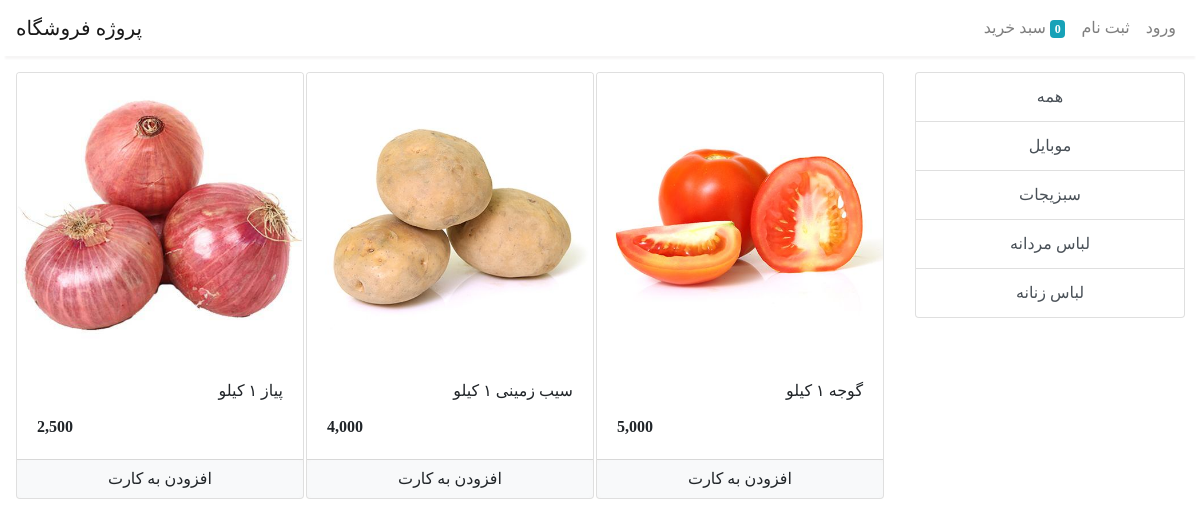
The page /store?category=6 on the database its author committed.
### store/models/category.py (models this page shows, shortened)
class Category(models.Model):
    name = models.CharField(max_length=20,verbose_name="نام ")
    @staticmethod
    def get_all_categories():
        return Category.objects.all()
    class Meta:
        verbose_name = "دسته"
        verbose_name_plural ="دسته ها"

### store/models/product.py (models this page shows, shortened)
class Product(models.Model):
    name = models.CharField(max_length=50,verbose_name="نام")
    price = models.IntegerField(default=0,verbose_name="قیمت")
    category = models.ForeignKey(Category, on_delete=models.CASCADE, default=1,verbose_name="دسته")
    description = models.CharField(max_length=200, default='' , null=True , blank=True,verbose_name="توصیف")
    image = models.ImageField(upload_to='uploads/products/',verbose_name="عکس")
    @staticmethod
    def get_all_products_by_categoryid(category_id):
        if category_id:
            return Product.objects.filter(category = category_id)
        else:
            return Product.get_all_products();
    class Meta:
        verbose_name = "کالا"
        verbose_name_plural ="کالا ها"

### store/views/home.py (the view)
# urls.py: path('' , include('store.urls'))
def store(request):
    cart = request.session.get('cart')
    if not cart:
        request.session['cart'] = {}
    products = None
    categories = Category.get_all_categories()
    categoryID = request.GET.get('category')
    if categoryID:
        products = Product.get_all_products_by_categoryid(categoryID)
    else:
        products = Product.get_all_products();
    data = {}
    data['products'] = products
    data['categories'] = categories
    print('you are : ', request.session.get('email'))
    return render(request, 'index.html', data)

### store/templatetags/cart.py (called while the page is built)
@register.filter(name='is_in_cart')
def is_in_cart(product  , cart):
    keys = cart.keys()
    for id in keys:
        if int(id) == product.id:
            return True
    return False;

### store/templates/index.html (shortened to what this page needs)
{% extends 'base.html' %}
{% block content %}
{% load cart %}
{% load humanize %}
{% load custom_filter %}
<div class="container-fluid mt-3" style="direction: rtl;" >
	<div class="row">
		<div class="col-lg-3 mx-auto">
			<div class="list-group">
				<a href="/" class="list-group-item list-group-item-action" style="text-align: center;">همه</a>
				{% for category in categories %}
				<a href="/?category={{category.id}}"
					class="list-group-item list-group-item-action" style="text-align: center;" >{{category.name}}</a>
				{% endfor %}
			</div>
		</div>
		<div id='products' class="col-lg-9 mx-auto">
			<div class="row mx-auto">
				{% for product in products %}
				<div class="card mx-auto mb-3" id={{product.id}} style="width: 18rem;">
					<img class="card-img-top" src="{{product.image.url}}" alt="Card image cap" style="height: 70%;">
					<div class="card-body">
						<p class="card-title" style="text-align: right;" >{{product.name}}</p>
						<p class="card-text"><b>{{product.price|intcomma:False}}</b></p>
					</div>
					<div class="card-footer p-0 no-gutters">
						{% if product|is_in_cart:request.session.cart %}
						<div class="row no-gutters">
							<form action="/#{{product.id}}" class="col-2 " method="post">
								{% csrf_token %}
								<input hidden type="text" name='product' value='{{product.id}}'>
								<input type="submit" value=" + " class="btn btn-block btn-light border-left">
							</form>
							<div class="text-center col">{{product|cart_quantity:request.session.cart}} داخل سبد</div>
							<form action="/#{{product.id}}" class="col-2 " method="post">
								{% csrf_token %}
								<input hidden type="text" name='product' value='{{product.id}}'>
								<input hidden type="text" name='remove' value='True'>
								<input type="submit" value=" - " class="btn btn-block btn-light border-right">
							</form>
						</div>
						{% else %}
						<form action="/#{{product.id}}" method="POST" class="btn-block">
							<input type="submit" class="float-right btn btn-light  form-control"
								value="افزودن به کارت">
						</form>
						{% endif %}
					</div>
				</div>
				{% endfor %}
			</div>
		</div>
	</div>
</div>
{% endblock %}

### store/templates/base.html (style rules this page uses)
* { font-family: 'Vazir'; }

### rows shown on the page
Category: name "موبایل"
Category: name "سبزیجات"
Category: name "لباس مردانه"
Category: name "لباس زنانه"
Product: image (picture), name "گوجه ۱ کیلو", price "5,000"
Product: image (picture), name "سیب زمینی ۱ کیلو", price "4,000"
Product: image (picture), name "پیاز ۱ کیلو", price "2,500"

### other values the page prints
{{ request.session.cart.keys|length }} "0"
